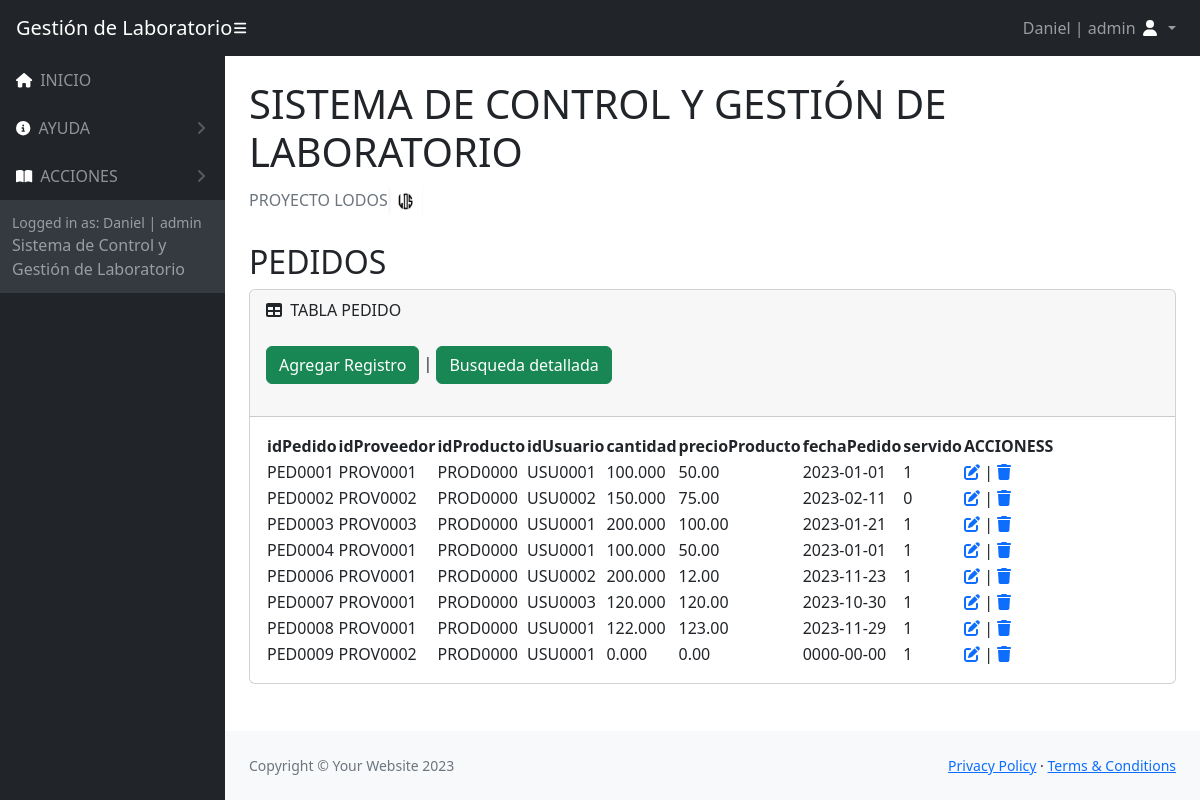
/Vistas/acciones/accionesPedidos/indexPedido.php (signed in), run on the app's committed database.
### tables this page shows
CREATE TABLE `pedido` (
  `idPedido` varchar(15) NOT NULL,
  `idProveedor` varchar(15) DEFAULT NULL,
  `idProducto` varchar(15) DEFAULT NULL,
  `idUsuario` varchar(15) DEFAULT NULL,
  `cantidad` decimal(10,3) DEFAULT NULL,
  `precioProducto` decimal(10,2) DEFAULT NULL,
  `fechaPedido` date DEFAULT NULL,
  `servido` tinyint(1) DEFAULT NULL
);

### Vistas/acciones/accionesPedidos/indexPedido.php (the view, shortened to what this page needs)
<?php
require_once('../../../Controlador/Conexion_DB/config.php');
    $stmt = $connectDB->prepare('SELECT * FROM pedido');
    $stmt->execute();
    $allData = $stmt->fetchAll();
?>
<!DOCTYPE html>
<html lang="es">
    <head>
        <link href="https://cdn.jsdelivr.net/npm/simple-datatables@7.1.2/dist/style.min.css" rel="stylesheet" />
        <link href="../../../assets/css/styles.css" rel="stylesheet" />
    </head>
    <body class="sb-nav-fixed">
    <nav class="sb-topnav navbar navbar-expand navbar-dark bg-dark">
            <a class="navbar-brand ps-3" href="../../../index.php">Gestión de Laboratorio</a>
            <button class="btn btn-link btn-sm order-1 order-lg-0 me-4 me-lg-0" id="sidebarToggle" href="#!"><i class="fas fa-bars" style="color: #ffffff;"></i></button>
            <ul class="navbar-nav ms-auto me-0 me-md-3 my-2 my-md-0">
                <li class="nav-item dropdown">
                    <a class="nav-link dropdown-toggle" id="navbarDropdown" href="#" role="button" data-bs-toggle="dropdown" aria-expanded="false">
                    <?php  echo $_SESSION["nombreUsuario"]. " | ".  $_SESSION["tipo"];  ?>
                        <i class="fas fa-user fa-fw" style="color: #ffffff;"></i>
                    </a>
                </li>
            </ul>
        </nav>
        <div id="layoutSidenav">
            <div id="layoutSidenav_nav">
                <nav class="sb-sidenav accordion sb-sidenav-dark" id="sidenavAccordion">
                    <div class="sb-sidenav-menu">
                        <div class="nav">
                            <a class="nav-link" href="../../../index.php">
                                <div class="sb-nav-link-icon"><i class="fa-solid fa-house" style="color: #ffffff;"></i></div>
                                INICIO
                            </a>
                            <?php  if( $_SESSION["tipo"] == "admin") {  ?>
                            <a class="nav-link collapsed" href="#" data-bs-toggle="collapse" data-bs-target="#collapseLayouts" aria-expanded="false" aria-controls="collapseLayouts">
                                <div class="sb-nav-link-icon"><i class="fa-solid fa-circle-info" style="color: #ffffff;"></i></div>
                                AYUDA
                                <div class="sb-sidenav-collapse-arrow"><i class="fas fa-angle-down"></i></div>
                            </a>
                            <?php  }  ?>
                                <a class="nav-link collapsed" href="#" data-bs-toggle="collapse" data-bs-target="#collapsePages" aria-expanded="false" aria-controls="collapsePages">
                                <div class="sb-nav-link-icon"><i class="fas fa-book-open" style="color: #ffffff;"></i></div>
                                ACCIONES
                                <div class="sb-sidenav-collapse-arrow"><i class="fas fa-angle-down"></i></div>
                            </a>
                    </div>
                    <div class="sb-sidenav-footer">
                        <div class="small">Logged in as: <?php  echo $_SESSION["nombreUsuario"]. " | ".  $_SESSION["tipo"];  ?></div>
                        Sistema de Control y Gestión de Laboratorio
                    </div>
                </nav>
            </div>
            <div id="layoutSidenav_content">
                <main>
                    <div class="container-fluid px-4">
                        <h1 class="mt-4">SISTEMA DE CONTROL Y GESTIÓN DE LABORATORIO</h1>
                        <ol class="breadcrumb mb-4">
                            <li class="breadcrumb-item active">PROYECTO LODOS<img style="width: 35px !important; height: 35px !important; padding:0px !important;" src="../../../assets/img/logoLODOS.PNG" alt="ss2"></li>
                        </ol>
                        <h2>PEDIDOS</h2>
                        <div class="card mb-4">
                            <div class="card-header">
                                <i class="fas fa-table me-1"></i>
                                TABLA PEDIDO
                                <br/>
                                <br>
                                <a name="" id="" class="btn btn-success" href="nuevoPedido.php" role="button">Agregar Registro</a> | <a  name="" id="" class="btn btn-success" href="buscarPedido.php" role="button">Busqueda detallada</a>
                                <br>
                                <br/>
                            </div>
                            <div class="card-body">
                                <table id="datatablesSimple">
                                    <thead>
                                        <tr>
                                            <th>idPedido</th>
                                            <th>idProveedor</th>
                                            <th>idProducto</th>
                                            <th>idUsuario</th>
                                            <th>cantidad</th>
                                            <th>precioProducto</th>
                                            <th>fechaPedido</th>
                                            <th>servido</th>
                                            <th>ACCIONESS</th>
                                        </tr>
                                    </thead>
                                    <?php  foreach($allData as $registro) {  ?>
                                        <tr>
                                            <td><?php  echo $registro['idPedido']; ?> </td>
                                            <td><?php  echo $registro['idProveedor']; ?> </td>
                                            <td><?php  echo $registro['idProducto']; ?> </td>
                                            <td><?php  echo $registro['idUsuario']; ?> </td>
                                            <td><?php  echo $registro['cantidad']; ?> </td>
                                            <td><?php  echo $registro['precioProducto']; ?> </td>
                                            <td><?php  echo $registro['fechaPedido']; ?> </td>
                                            <td><?php  echo $registro['servido']; ?> </td>
                                            <td>
                                            <?php
                                            echo '<a href="editarPedido.php?id='.$registro['idPedido'].'">' ;
                                            echo '<i class="fa-solid fa-pen-to-square"></i>';
                                            echo '</a>';
                                            echo ' | ';
                                            echo '<a href="deletePedido.php?id='.$registro['idPedido'].'">' ;
                                            echo '<i class="fa-solid fa-trash"></i>';
                                            echo '</a>';
                                            ?>
                                            </td>
                                        </tr>
                                        <?php  }  ?>
                                </table>
                            </div>
                        </div>
                    </div>
                </main>
                <footer class="py-4 bg-light mt-auto">
                    <div class="container-fluid px-4">
                        <div class="d-flex align-items-center justify-content-between small">
                            <div class="text-muted">Copyright &copy; Your Website 2023</div>
                            <div>
                                <a href="../../../Vistas/Politicas/politicasPrivacidad.php">Privacy Policy</a>
                                &middot;
                                <a href="../../../Vistas/Politicas/politicasUso.php">Terms &amp; Conditions</a>
                            </div>
                        </div>
                    </div>
                </footer>
            </div>
        </div>
    </body>
</html>

### data on the page
pedido: idPedido "PED0001", idProveedor "PROV0001", idProducto "PROD0000", idUsuario "USU0001", cantidad "100.000", precioProducto "50.00", fechaPedido "2023-01-01", servido "1"
pedido: idPedido "PED0002", idProveedor "PROV0002", idProducto "PROD0000", idUsuario "USU0002", cantidad "150.000", precioProducto "75.00", fechaPedido "2023-02-11", servido "0"
pedido: idPedido "PED0003", idProveedor "PROV0003", idProducto "PROD0000", idUsuario "USU0001", cantidad "200.000", precioProducto "100.00", fechaPedido "2023-01-21", servido "1"
pedido: idPedido "PED0004", idProveedor "PROV0001", idProducto "PROD0000", idUsuario "USU0001", cantidad "100.000", precioProducto "50.00", fechaPedido "2023-01-01", servido "1"
pedido: idPedido "PED0006", idProveedor "PROV0001", idProducto "PROD0000", idUsuario "USU0002", cantidad "200.000", precioProducto "12.00", fechaPedido "2023-11-23", servido "1"
pedido: idPedido "PED0007", idProveedor "PROV0001", idProducto "PROD0000", idUsuario "USU0003", cantidad "120.000", precioProducto "120.00", fechaPedido "2023-10-30", servido "1"
pedido: idPedido "PED0008", idProveedor "PROV0001", idProducto "PROD0000", idUsuario "USU0001", cantidad "122.000", precioProducto "123.00", fechaPedido "2023-11-29", servido "1"
pedido: idPedido "PED0009", idProveedor "PROV0002", idProducto "PROD0000", idUsuario "USU0001", cantidad "0.000", precioProducto "0.00", fechaPedido "0000-00-00", servido "1"

### other printed values
$_SESSION["nombreUsuario"] "Daniel"
$_SESSION["tipo"] "admin"
